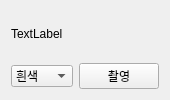
<?xml version="1.0" encoding="UTF-8"?>
<ui version="4.0">
 <class>main_app</class>
 <widget class="QWidget" name="main_app">
  <property name="geometry">
   <rect>
    <x>0</x>
    <y>0</y>
    <width>100</width>
    <height>100</height>
   </rect>
  </property>
  <property name="windowTitle">
   <string>main_app</string>
  </property>
  <layout class="QVBoxLayout" name="verticalLayout_2">
   <item>
    <layout class="QVBoxLayout" name="verticalLayout" stretch="9,1">
     <item>
      <widget class="QLabel" name="camScreen">
       <property name="text">
        <string>TextLabel</string>
       </property>
      </widget>
     </item>
     <item>
      <layout class="QHBoxLayout" name="horizontalLayout" stretch="1,9">
       <item>
        <widget class="QComboBox" name="colorSelect">
         <property name="currentText">
          <string>흰색</string>
         </property>
         <item>
          <property name="text">
           <string>흰색</string>
          </property>
         </item>
         <item>
          <property name="text">
           <string>파란색</string>
          </property>
         </item>
         <item>
          <property name="text">
           <string>빨간색</string>
          </property>
         </item>
         <item>
          <property name="text">
           <string>회색</string>
          </property>
         </item>
        </widget>
       </item>
       <item>
        <widget class="QPushButton" name="takePhotoButton">
         <property name="text">
          <string>촬영</string>
         </property>
        </widget>
       </item>
      </layout>
     </item>
    </layout>
   </item>
  </layout>
 </widget>
 <resources/>
 <connections/>
</ui>
